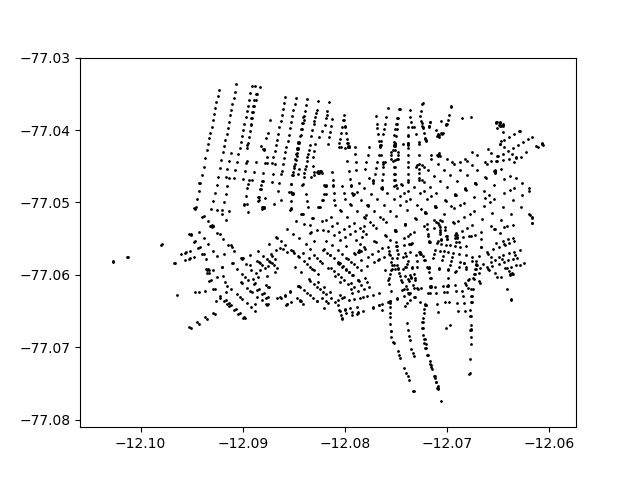

Python code for this plot:
import pickle
import networkx as nx
import matplotlib.pyplot as plt

with open("coordinates.p", "rb") as bfile:
    coordinates = pickle.load(bfile)

G=nx.Graph()
G.add_nodes_from(range(len(coordinates)))

edges = []
for x in range(len(coordinates)-1):
    edges.append((x,x+1))

G.add_edges_from(edges)

positions = {}
for index, xy in enumerate(coordinates):
    positions[index] = [xy[0],xy[1]]

nx.draw_networkx_nodes(G, pos=positions, node_size=1, node_color="k")
plt.savefig("graph.png")

nx.draw_networkx(G, with_labels=False, pos=positions, node_size=1, node_color="k", width=0.1)
plt.savefig("graph-connected.png")

print nx.adjacency_matrix(G)
